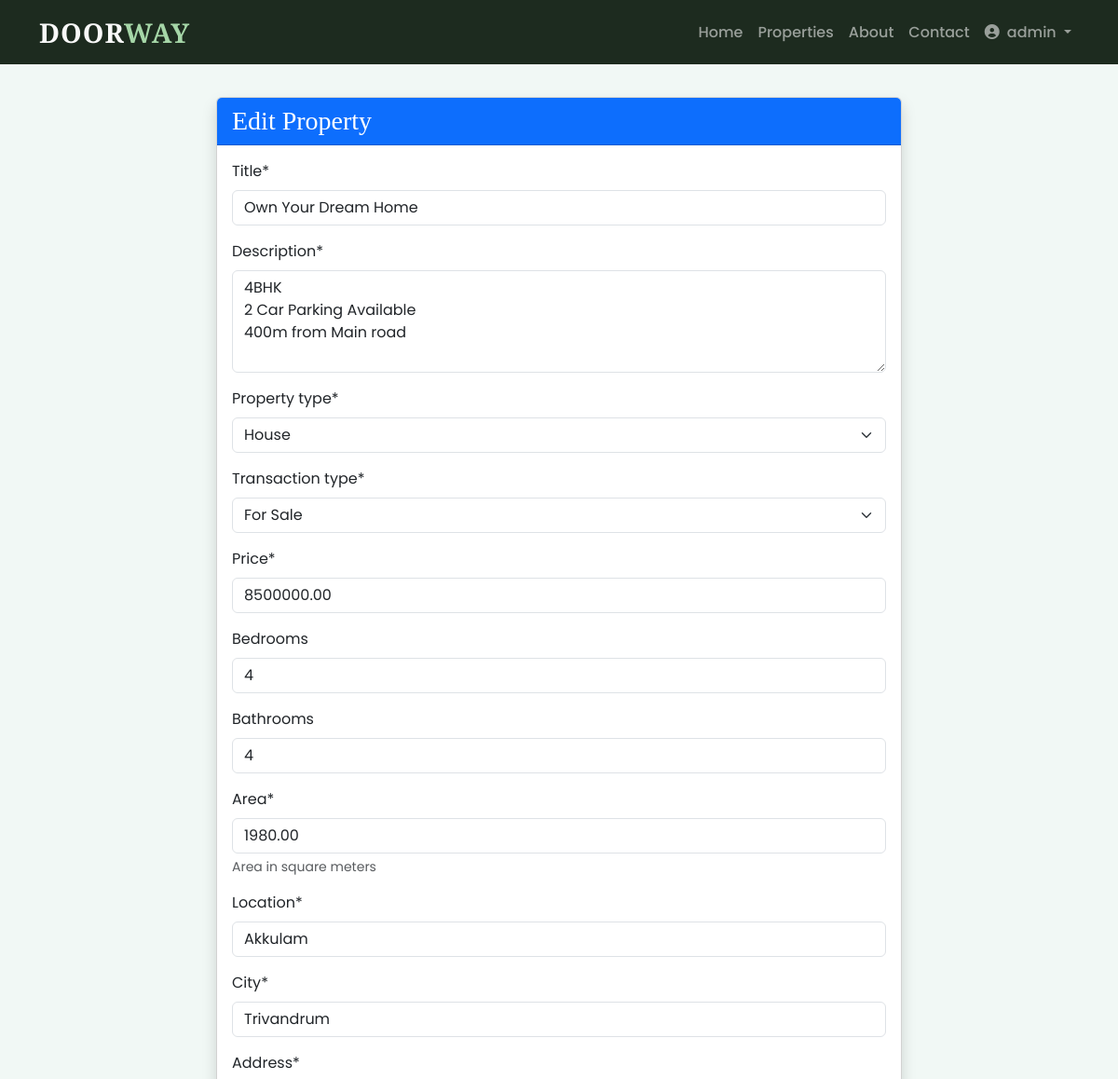
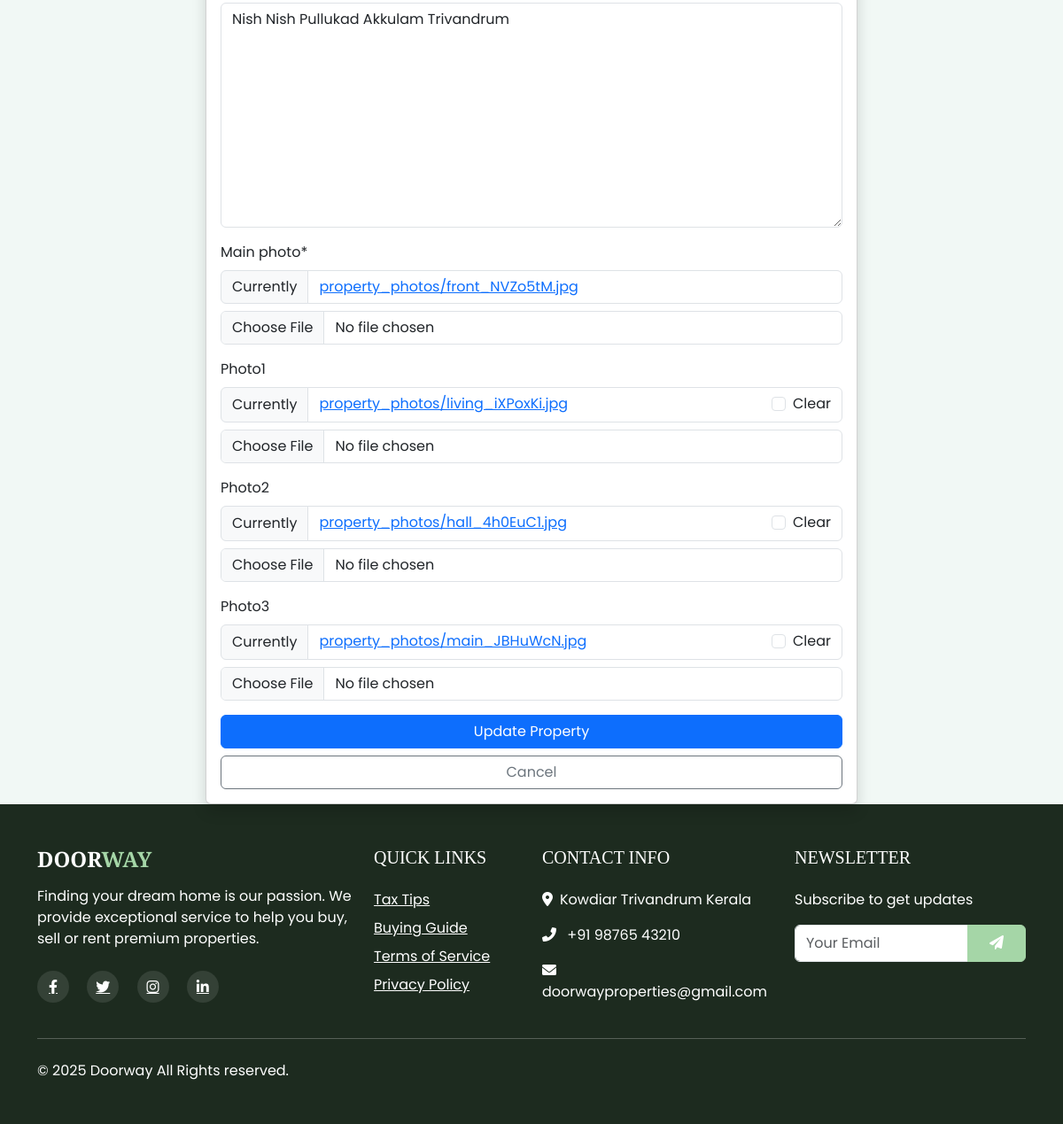
The page /properties/edit/3/ (signed in) on the database its author committed (2 pictures, top to bottom).
### accounts/models.py (models this page shows, shortened)
class User(AbstractUser):
    phone = models.CharField(max_length=15, blank=True)
    is_agent = models.BooleanField(default=False)

### properties/models.py (models this page shows, shortened)
class Property(models.Model):
    PROPERTY_TYPES = [
        ('house', 'House'),
        ('apartment', 'Apartment'),
        ('land', 'Land'),
        ('commercial', 'Commercial'),
    ]
    TRANSACTION_TYPES = [
        ('sale', 'For Sale'),
        ('rent', 'For Rent'),
    ]
    title = models.CharField(max_length=200)
    description = models.TextField()
    property_type = models.CharField(max_length=20, choices=PROPERTY_TYPES)
    transaction_type = models.CharField(max_length=10, choices=TRANSACTION_TYPES)
    price = models.DecimalField(max_digits=12, decimal_places=2)
    bedrooms = models.IntegerField(blank=True, null=True)
    bathrooms = models.IntegerField(blank=True, null=True)
    area = models.DecimalField(max_digits=8, decimal_places=2, help_text="Area in square meters")
    location = models.CharField(max_length=200)
    city = models.CharField(max_length=100)
    address = models.TextField()
    main_photo = models.ImageField(upload_to='property_photos/')
    photo1 = models.ImageField(upload_to='property_photos/', blank=True)
    photo2 = models.ImageField(upload_to='property_photos/', blank=True)
    photo3 = models.ImageField(upload_to='property_photos/', blank=True)
    is_featured = models.BooleanField(default=False)
    is_published = models.BooleanField(default=False)
    date_created = models.DateTimeField(default=timezone.now)
    owner = models.ForeignKey(settings.AUTH_USER_MODEL, on_delete=models.CASCADE, related_name='properties')
    class Meta:
        verbose_name_plural = "Properties"
        ordering = ['-date_created']

### properties/views.py (the view)
# urls.py: path('properties/edit/<int:pk>/', views.edit_property, name='edit_property'),
@login_required
def edit_property(request, pk):
    property = get_object_or_404(Property, pk=pk, owner=request.user)
    if request.method == 'POST':
        form = PropertyForm(request.POST, request.FILES, instance=property)
        if form.is_valid():
            form.save()
            return redirect('dashboard')
    else:
        form = PropertyForm(instance=property)
    return render(request, 'properties/edit_property.html', {'form': form})

### properties/forms.py
class PropertyForm(forms.ModelForm):
    class Meta:
        model = Property
        fields = ['title', 'description', 'property_type', 'transaction_type',
                 'price', 'bedrooms', 'bathrooms', 'area', 'location',
                 'city', 'address', 'main_photo', 'photo1', 'photo2', 'photo3']
        widgets = {
            'description': forms.Textarea(attrs={'rows': 4}),
        }

### properties/templates/properties/edit_property.html (shortened to what this page needs)
{% extends 'properties/base.html' %}
{% load crispy_forms_tags %}
{% block content %}
<div class="container mt-4">
    <div class="row">
        <div class="col-md-8 mx-auto">
            <div class="card shadow">
                <div class="card-header bg-primary text-white">
                    <h3 class="mb-0">
                        {% if form.instance.pk %}Edit{% else %}Add{% endif %} Property
                    </h3>
                </div>
                <div class="card-body">
                    <form method="POST" enctype="multipart/form-data">
                        {{ form|crispy }}
                        <div class="d-grid gap-2">
                            <button type="submit" class="btn btn-primary">
                                {% if form.instance.pk %}Update{% else %}Submit{% endif %} Property
                            </button>
                            <a href="{% url 'dashboard' %}" class="btn btn-outline-secondary">Cancel</a>
                        </div>
                    </form>
                </div>
            </div>
        </div>
    </div>
</div>
{% endblock %}

### properties/templates/properties/base.html (shortened to what this page needs)
<!DOCTYPE html>
<html lang="en">
<head>
    <link href="https://cdn.jsdelivr.net/npm/bootstrap@5.3.0/dist/css/bootstrap.min.css" rel="stylesheet">
    <link rel="stylesheet" href="https://cdnjs.cloudflare.com/ajax/libs/font-awesome/6.4.0/css/all.min.css">
    <link rel="stylesheet" href="https://cdnjs.cloudflare.com/ajax/libs/font-awesome/6.0.0/css/all.min.css">
</head>
<body>
    <nav class="navbar navbar-expand-lg navbar-dark bg-dark-custom fixed-top">
        <div class="container">
            <a class="navbar-brand" href="{% url 'home' %}">
                <span class="brand-text">DOOR</span><span class="brand-accent">WAY</span>
            </a>
            <div class="collapse navbar-collapse" id="mainNav">
                <ul class="navbar-nav ms-auto">
                    <li class="nav-item">
                        <a class="nav-link" href="{% url 'home' %}">Home</a>
                    </li>
                    <li class="nav-item">
                        <a class="nav-link" href="{% url 'property_list' %}">Properties</a>
                    </li>
                    <li class="nav-item">
                        <a class="nav-link" href="{% url 'about' %}">About</a>
                    </li>
                    <li class="nav-item">
                        <a class="nav-link" href="{% url 'contact' %}">Contact</a>
                    </li>
                    {% if user.is_authenticated %}
                    <li class="nav-item dropdown">
                        <a class="nav-link dropdown-toggle" href="#" id="navbarDropdown" role="button" data-bs-toggle="dropdown">
                            <i class="fas fa-user-circle me-1"></i> {{ user.username }}
                        </a>
                    </li>
                    {% else %}
                    <li class="nav-item">
                        <a class="nav-link" href="{% url 'login' %}"><i class="fas fa-sign-in-alt me-1"></i> Login</a>
                    </li>
                    {% endif %}
                </ul>
            </div>
        </div>
    </nav>
    {% block content %}{% endblock %}
    <footer class="bg-dark-custom text-white py-5">
        <div class="container">
            <div class="row">
                <div class="col-lg-4 mb-4 mb-lg-0">
                    <h3 class="footer-brand mb-3">DOOR<span>WAY</span></h3>
                    <p style="font-size: medium">Finding your dream home is our passion. We provide exceptional service to help you buy, sell or rent premium properties.</p>
                    <div class="social-icons mt-4">
                        <a href="#" class="text-white me-3"><i class="fab fa-facebook-f"></i></a>
                        <a href="#" class="text-white me-3"><i class="fab fa-twitter"></i></a>
                        <a href="#" class="text-white me-3"><i class="fab fa-instagram"></i></a>
                        <a href="#" class="text-white"><i class="fab fa-linkedin-in"></i></a>
                    </div>
                </div>
                <div class="col-lg-2 col-md-6 mb-4 mb-md-0">
                    <h5 class="text-uppercase mb-4">Quick Links</h5>
                    <ul class="list-unstyled">
                        <li class="mb-2"><a href="" class="text-white">Tax Tips</a></li>
                        <li class="mb-2"><a href="" class="text-white">Buying Guide</a></li>
                        <li class="mb-2"><a href="" class="text-white">Terms of Service</a></li>
                        <li class="mb-2"><a href="" class="text-white">Privacy Policy</a></li>
                    </ul>
                </div>
                <div class="col-lg-3 col-md-6 mb-4 mb-md-0 " >
                    <h5 class="text-uppercase mb-4">Contact Info</h5>
                    <ul class="list-unstyled">
                        <li class="mb-3">
                            <i class="fas fa-map-marker-alt me-2"></i>Kowdiar Trivandrum  Kerala
                        </li>
                        <li class="mb-3">
                            <i class="fas fa-phone-alt me-2"></i> +91 98765 43210
                        </li>
                        <li class="mb-3">
                            <i class="fas fa-envelope me-2"></i> doorwayproperties@gmail.com
                        </li>
                    </ul>
                </div>
                <div class="col-lg-3 col-md-6">
                    <h5 class="text-uppercase mb-4">Newsletter</h5>
                    <p>Subscribe to get updates</p>
                    <form class="mt-3">
                        <div class="input-group mb-3">
                            <input type="email" class="form-control" placeholder="Your Email">
                            <button class="btn btn-primary-custom" type="submit">
                                <i class="fas fa-paper-plane"></i>
                            </button>
                        </div>
                    </form>
                </div>
            </div>
            <hr class="my-4 bg-light">
            <div class="row">
                <div class="col-md-6 text-center text-md-start">
                    <p class="mb-0">&copy; 2025 Doorway All Rights reserved.</p>
                </div>
            </div>
        </div>
    </footer>
</body>
</html>

### properties/templates/properties/base.html (style rules this page uses)
:root { --primary-color: #1D2B1F; --secondary-color: #A5D6A7; --accent-color: #ED5565; --light-bg: #F1F8F5; --dark-text: #1B1B1B; --light-text: #F9F9F9; }
body { font-family: 'Poppins', sans-serif; color: var(--dark-text); background-color: var(--light-bg); padding-top: 80px; }
h1, h2, h3, h4, h5, h6 { font-family: 'Playfair Display', serif; }
.bg-dark-custom { background-color: var(--primary-color) !important; }
.navbar-brand .brand-text { font-family: 'Playfair Display', serif; font-weight: 700; color: var(--light-text); }
.navbar-brand span { color: var(--secondary-color); }
.nav-link { font-weight: 500; padding: 0.5rem 1rem; transition: all 0.3s; }
.btn-primary-custom { background-color: var(--secondary-color); border-color: var(--secondary-color); color: white; padding: 0.5rem 1.5rem; transition: all 0.3s; }
.footer-brand { font-family: 'Playfair Display', serif; font-weight: 700; font-size: 1.5rem; }
.footer-brand span { color: var(--secondary-color); }
.social-icons a { display: inline-flex; align-items: center; justify-content: center; width: 36px; height: 36px; border-radius: 50%; background-color: rgba(255, 255, 255, 0.1); transition: all 0.3s; }
.navbar-brand { font-family: 'Playfair Display', serif; font-weight: 700; font-size: 1.8rem; letter-spacing: 1px; }
.brand-text { color: white; }
.brand-accent { color: var(--secondary-color); }

### rows shown on the page
User: username "admin"
Property: title "Own Your Dream Home", description "4BHK 2 Car Parking Available 400m from Main road", property_type "House", transaction_type "For Sale", price "8500000.00", bedrooms "4", bathrooms "4", area "1980.00", location "Akkulam", city "Trivandrum", address "Nish Nish Pullukad Akkulam Trivandrum"
